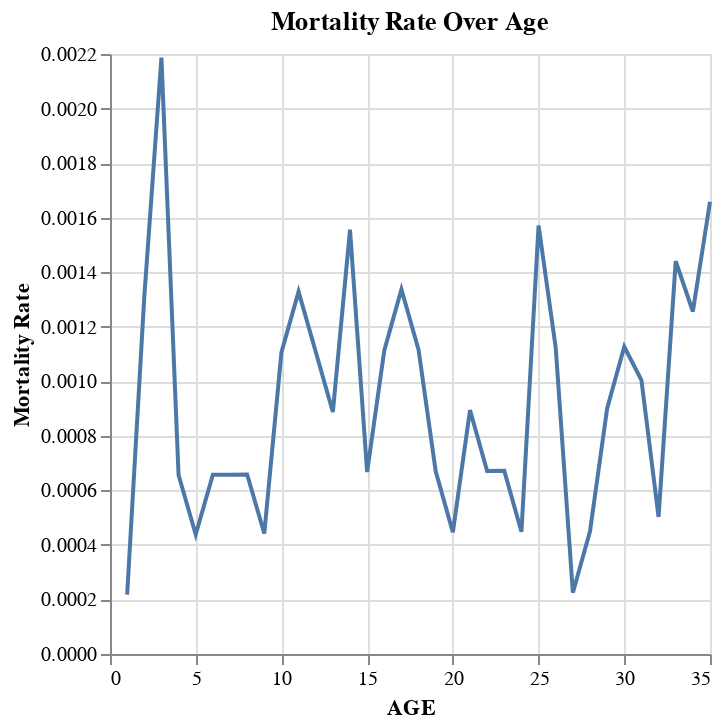

The notebook cell this image was saved under:
### Code cell
# to find which perid has high mortality
import altair as alt

# Calculate mortality rate
data['Mortality Rate'] = data['MORT'] / data['BIRD COUNT']

# Create the line chart
chart = alt.Chart(data).mark_line().encode(
    x='AGE',
    y='Mortality Rate'
).properties(title='Mortality Rate Over Age')

chart

### Figure 1 — Vega-Lite specification as saved in the notebook (floating-point values rounded to 4 significant figures)
{"config": {"view": {"continuousWidth": 300, "continuousHeight": 300}}, "data": {"name": "data-193344c666eb9b5aeb0833ef774d89e6"}, "mark": {"type": "line"}, "encoding": {"x": {"field": "AGE", "type": "quantitative"}, "y": {"field": "Mortality Rate", "type": "quantitative"}}, "title": "Mortality Rate Over Age", "$schema": "https://vega.github.io/schema/vega-lite/v5.20.1.json", "datasets": {"data-193344c666eb9b5aeb0833ef774d89e6": [{"FEED IN": 10, "FEED TYPE": "STARTER", "DAILY": 1, "CUM": 1, "STOCK": 9, "COST": 1500, "AGE": 1, "BIRD COUNT": 4589, "B.WEIGHT": 56, "MORT": 1, "FEED MIN INTAKE ": 13, "FEED ACTUAL INTAKE": 13, "FCR": 0.23, "Mortality Rate": 0.0002179}, {"FEED IN": 0, "FEED TYPE": "STARTER", "DAILY": 1, "CUM": 2, "STOCK": 8, "COST": 1500, "AGE": 2, "BIRD COUNT": 4583, "B.WEIGHT": 70, "MORT": 6, "FEED MIN INTAKE ": 29, "FEED ACTUAL INTAKE": 26, "FCR": 0.41, "Mortality Rate": 0.001309}, {"FEED IN": 0, "FEED TYPE": "STARTER", "DAILY": 1, "CUM": 3, "STOCK": 7, "COST": 1500, "AGE": 3, "BIRD COUNT": 4573, "B.WEIGHT": 89, "MORT": 10, "FEED MIN INTAKE ": 49, "FEED ACTUAL INTAKE": 39, "FCR": 0.55, "Mortality Rate": 0.002187}, {"FEED IN": 0, "FEED TYPE": "STARTER", "DAILY": 2, "CUM": 5, "STOCK": 5, "COST": 1500, "AGE": 4, "BIRD COUNT": 4570, "B.WEIGHT": 110, "MORT": 3, "FEED MIN INTAKE ": 73, "FEED ACTUAL INTAKE": 65, "FCR": 0.66, "Mortality Rate": 0.0006565}, {"FEED IN": 4, "FEED TYPE": "STARTER", "DAILY": 1, "CUM": 6, "STOCK": 4, "COST": 1500, "AGE": 5, "BIRD COUNT": 4568, "B.WEIGHT": 132, "MORT": 2, "FEED MIN INTAKE ": 101, "FEED ACTUAL INTAKE": 78, "FCR": 0.76, "Mortality Rate": 0.0004378}, {"FEED IN": 0, "FEED TYPE": "STARTER", "DAILY": 3, "CUM": 9, "STOCK": 1, "COST": 1500, "AGE": 6, "BIRD COUNT": 4565, "B.WEIGHT": 165, "MORT": 3, "FEED MIN INTAKE ": 132, "FEED ACTUAL INTAKE": 117, "FCR": 0.85, "Mortality Rate": 0.0006572}, {"FEED IN": 0, "FEED TYPE": "STARTER", "DAILY": 3, "CUM": 12, "STOCK": 2, "COST": 1500, "AGE": 7, "BIRD COUNT": 4562, "B.WEIGHT": 185, "MORT": 3, "FEED MIN INTAKE ": 165, "FEED ACTUAL INTAKE": 150, "FCR": 0.89, "Mortality Rate": 0.0006576}, {"FEED IN": 0, "FEED TYPE": "STARTER", "DAILY": 2, "CUM": 14, "STOCK": 0, "COST": 1500, "AGE": 8, "BIRD COUNT": 4559, "B.WEIGHT": 215, "MORT": 3, "FEED MIN INTAKE ": 203, "FEED ACTUAL INTAKE": 178, "FCR": 0.94, "Mortality Rate": 0.000658}, {"FEED IN": 30, "FEED TYPE": "GROWER", "DAILY": 0, "CUM": 14, "STOCK": 30, "COST": 1800, "AGE": 9, "BIRD COUNT": 4527, "B.WEIGHT": 250, "MORT": 2, "FEED MIN INTAKE ": 248, "FEED ACTUAL INTAKE": 178, "FCR": 0.99, "Mortality Rate": 0.0004418}, {"FEED IN": 0, "FEED TYPE": "GROWER", "DAILY": 6, "CUM": 20, "STOCK": 24, "COST": 1800, "AGE": 10, "BIRD COUNT": 4522, "B.WEIGHT": 293, "MORT": 5, "FEED MIN INTAKE ": 299, "FEED ACTUAL INTAKE": 244, "FCR": 1.02, "Mortality Rate": 0.001106}, {"FEED IN": 0, "FEED TYPE": "GROWER", "DAILY": 9, "CUM": 29, "STOCK": 15, "COST": 1800, "AGE": 11, "BIRD COUNT": 4516, "B.WEIGHT": 334, "MORT": 6, "FEED MIN INTAKE ": 355, "FEED ACTUAL INTAKE": 344, "FCR": 1.06, "Mortality Rate": 0.001329}, {"FEED IN": 0, "FEED TYPE": "GROWER", "DAILY": 7, "CUM": 36, "STOCK": 8, "COST": 1800, "AGE": 12, "BIRD COUNT": 4511, "B.WEIGHT": 382, "MORT": 5, "FEED MIN INTAKE ": 417, "FEED ACTUAL INTAKE": 421, "FCR": 1.09, "Mortality Rate": 0.001108}, {"FEED IN": 0, "FEED TYPE": "GROWER", "DAILY": 8, "CUM": 44, "STOCK": 0, "COST": 1800, "AGE": 13, "BIRD COUNT": 4507, "B.WEIGHT": 432, "MORT": 4, "FEED MIN INTAKE ": 484, "FEED ACTUAL INTAKE": 510, "FCR": 1.12, "Mortality Rate": 0.0008875}, {"FEED IN": 20, "FEED TYPE": "GROWER", "DAILY": 8, "CUM": 52, "STOCK": 12, "COST": 1800, "AGE": 14, "BIRD COUNT": 4500, "B.WEIGHT": 483, "MORT": 7, "FEED MIN INTAKE ": 556, "FEED ACTUAL INTAKE": 599, "FCR": 1.15, "Mortality Rate": 0.001556}, {"FEED IN": 0, "FEED TYPE": "GROWER", "DAILY": 7, "CUM": 59, "STOCK": 5, "COST": 1800, "AGE": 15, "BIRD COUNT": 4497, "B.WEIGHT": 541, "MORT": 3, "FEED MIN INTAKE ": 633, "FEED ACTUAL INTAKE": 677, "FCR": 1.17, "Mortality Rate": 0.0006671}, {"FEED IN": 40, "FEED TYPE": "GROWER", "DAILY": 5, "CUM": 64, "STOCK": 0, "COST": 1800, "AGE": 16, "BIRD COUNT": 4492, "B.WEIGHT": 596, "MORT": 5, "FEED MIN INTAKE ": 716, "FEED ACTUAL INTAKE": 677, "FCR": 1.2, "Mortality Rate": 0.001113}, {"FEED IN": 0, "FEED TYPE": "GROWER", "DAILY": 7, "CUM": 71, "STOCK": 43, "COST": 1800, "AGE": 17, "BIRD COUNT": 4488, "B.WEIGHT": 659, "MORT": 6, "FEED MIN INTAKE ": 804, "FEED ACTUAL INTAKE": 755, "FCR": 1.22, "Mortality Rate": 0.001337}, {"FEED IN": 0, "FEED TYPE": "GROWER", "DAILY": 8, "CUM": 79, "STOCK": 25, "COST": 1800, "AGE": 18, "BIRD COUNT": 4483, "B.WEIGHT": 723, "MORT": 5, "FEED MIN INTAKE ": 897, "FEED ACTUAL INTAKE": 844, "FCR": 1.24, "Mortality Rate": 0.001115}, {"FEED IN": 20, "FEED TYPE": "GROWER", "DAILY": 10, "CUM": 89, "STOCK": 15, "COST": 1800, "AGE": 19, "BIRD COUNT": 4480, "B.WEIGHT": 783, "MORT": 3, "FEED MIN INTAKE ": 995, "FEED ACTUAL INTAKE": 956, "FCR": 1.27, "Mortality Rate": 0.0006696}, {"FEED IN": 0, "FEED TYPE": "GROWER", "DAILY": 10, "CUM": 99, "STOCK": 25, "COST": 1800, "AGE": 20, "BIRD COUNT": 4478, "B.WEIGHT": 851, "MORT": 2, "FEED MIN INTAKE ": 1098, "FEED ACTUAL INTAKE": 1068, "FCR": 1.29, "Mortality Rate": 0.0004466}, {"FEED IN": 0, "FEED TYPE": "GROWER", "DAILY": 9, "CUM": 108, "STOCK": 16, "COST": 1800, "AGE": 21, "BIRD COUNT": 4474, "B.WEIGHT": 920, "MORT": 4, "FEED MIN INTAKE ": 1206, "FEED ACTUAL INTAKE": 1168, "FCR": 1.31, "Mortality Rate": 0.0008941}, {"FEED IN": 0, "FEED TYPE": "FINISHER", "DAILY": 9, "CUM": 117, "STOCK": 7, "COST": 2000, "AGE": 22, "BIRD COUNT": 4471, "B.WEIGHT": 991, "MORT": 3, "FEED MIN INTAKE ": 1319, "FEED ACTUAL INTAKE": 1268, "FCR": 1.33, "Mortality Rate": 0.000671}, {"FEED IN": 11, "FEED TYPE": "FINISHER", "DAILY": 9, "CUM": 126, "STOCK": 9, "COST": 2000, "AGE": 23, "BIRD COUNT": 4468, "B.WEIGHT": 1056, "MORT": 3, "FEED MIN INTAKE ": 1437, "FEED ACTUAL INTAKE": 1395, "FCR": 1.36, "Mortality Rate": 0.0006714}, {"FEED IN": 0, "FEED TYPE": "FINISHER", "DAILY": 9, "CUM": 135, "STOCK": 0, "COST": 2000, "AGE": 24, "BIRD COUNT": 4463, "B.WEIGHT": 1129, "MORT": 2, "FEED MIN INTAKE ": 1559, "FEED ACTUAL INTAKE": 1512, "FCR": 1.36, "Mortality Rate": 0.0004481}, {"FEED IN": 85, "FEED TYPE": "FINISHER", "DAILY": 14, "CUM": 159, "STOCK": 71, "COST": 2000, "AGE": 25, "BIRD COUNT": 4456, "B.WEIGHT": 1205, "MORT": 7, "FEED MIN INTAKE ": 1687, "FEED ACTUAL INTAKE": 1625, "FCR": 1.4, "Mortality Rate": 0.001571}, {"FEED IN": 0, "FEED TYPE": "FINISHER", "DAILY": 0, "CUM": 159, "STOCK": 71, "COST": 2000, "AGE": 26, "BIRD COUNT": 4451, "B.WEIGHT": 1283, "MORT": 5, "FEED MIN INTAKE ": 1822, "FEED ACTUAL INTAKE": 1625, "FCR": 1.42, "Mortality Rate": 0.001123}, {"FEED IN": 0, "FEED TYPE": "FINISHER", "DAILY": 11, "CUM": 170, "STOCK": 60, "COST": 2000, "AGE": 27, "BIRD COUNT": 4450, "B.WEIGHT": 1362, "MORT": 1, "FEED MIN INTAKE ": 1962, "FEED ACTUAL INTAKE": 1768, "FCR": 1.44, "Mortality Rate": 0.0002247}, {"FEED IN": 0, "FEED TYPE": "FINISHER", "DAILY": 11, "CUM": 181, "STOCK": 49, "COST": 2000, "AGE": 28, "BIRD COUNT": 4448, "B.WEIGHT": 1444, "MORT": 2, "FEED MIN INTAKE ": 2106, "FEED ACTUAL INTAKE": 1911, "FCR": 1.46, "Mortality Rate": 0.0004496}, {"FEED IN": 0, "FEED TYPE": "FINISHER", "DAILY": 14, "CUM": 195, "STOCK": 35, "COST": 2000, "AGE": 29, "BIRD COUNT": 4444, "B.WEIGHT": 1518, "MORT": 4, "FEED MIN INTAKE ": 2262, "FEED ACTUAL INTAKE": 2093, "FCR": 1.49, "Mortality Rate": 0.0009001}, {"FEED IN": 0, "FEED TYPE": "FINISHER", "DAILY": 13, "CUM": 208, "STOCK": 22, "COST": 2000, "AGE": 30, "BIRD COUNT": 4439, "B.WEIGHT": 1600, "MORT": 5, "FEED MIN INTAKE ": 2417, "FEED ACTUAL INTAKE": 2262, "FCR": 1.51, "Mortality Rate": 0.001126}, {"FEED IN": 90, "FEED TYPE": "FINISHER", "DAILY": 13, "CUM": 221, "STOCK": 9, "COST": 2000, "AGE": 31, "BIRD COUNT": 3983, "B.WEIGHT": 1683, "MORT": 4, "FEED MIN INTAKE ": 2576, "FEED ACTUAL INTAKE": 2431, "FCR": 1.53, "Mortality Rate": 0.001004}, {"FEED IN": 0, "FEED TYPE": "FINISHER", "DAILY": 13, "CUM": 234, "STOCK": 86, "COST": 2000, "AGE": 32, "BIRD COUNT": 3981, "B.WEIGHT": 1767, "MORT": 2, "FEED MIN INTAKE ": 2739, "FEED ACTUAL INTAKE": 2600, "FCR": 1.55, "Mortality Rate": 0.0005024}, {"FEED IN": 0, "FEED TYPE": "FINISHER", "DAILY": 13, "CUM": 247, "STOCK": 73, "COST": 2000, "AGE": 33, "BIRD COUNT": 3472, "B.WEIGHT": 1850, "MORT": 5, "FEED MIN INTAKE ": 2905, "FEED ACTUAL INTAKE": 2796, "FCR": 1.57, "Mortality Rate": 0.00144}, {"FEED IN": 0, "FEED TYPE": "FINISHER", "DAILY": 18, "CUM": 265, "STOCK": 65, "COST": 2000, "AGE": 34, "BIRD COUNT": 3185, "B.WEIGHT": 1934, "MORT": 4, "FEED MIN INTAKE ": 3076, "FEED ACTUAL INTAKE": 3020, "FCR": 1.59, "Mortality Rate": 0.001256}, {"FEED IN": 0, "FEED TYPE": "FINISHER", "DAILY": 7, "CUM": 272, "STOCK": 48, "COST": 2000, "AGE": 35, "BIRD COUNT": 2412, "B.WEIGHT": 2018, "MORT": 4, "FEED MIN INTAKE ": 3250, "FEED ACTUAL INTAKE": 3165, "FCR": 1.61, "Mortality Rate": 0.001658}]}}
